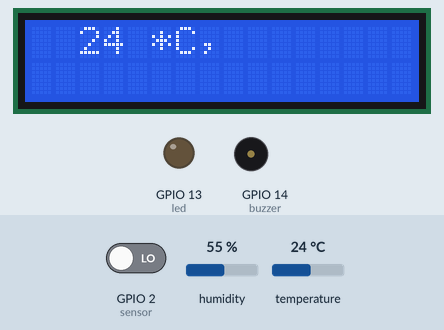
Recording of a sketch running on a simulated ESP32. Shown: 16×2 character LCD, output pins drawn as LEDs (lit = HIGH), buzzer (waves = sounding). The test bench sets the inputs (shaded band); at power-on: GPIO 2 (sensor) LOW, temperature 24 °C, humidity 55 %. What the sketch prints to the serial monitor is not drawn.

Above: at 2.6 s.
2.7 s: GPIO 2 (sensor) driven HIGH
At 7.2 s:
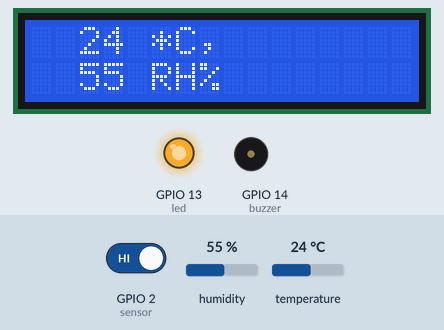
10.7 s: temperature set to 22 °C
At 14.9 s:
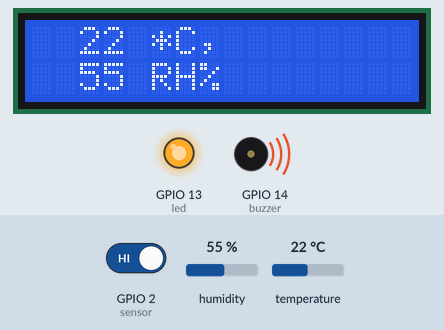
16.6 s: temperature set to 19 °C
At 23.7 s:
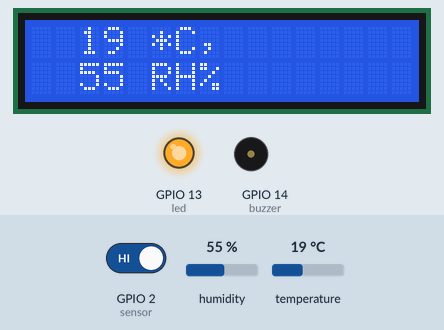
24.1 s: humidity set to 22 %
At 27.2 s:
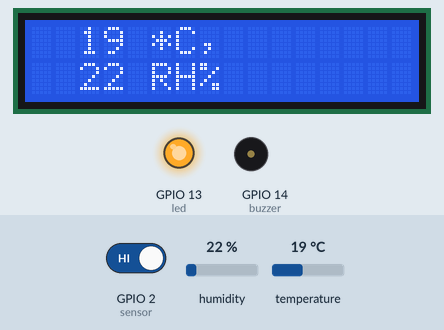
30.0 s: GPIO 2 (sensor) driven LOW
At 31.7 s:
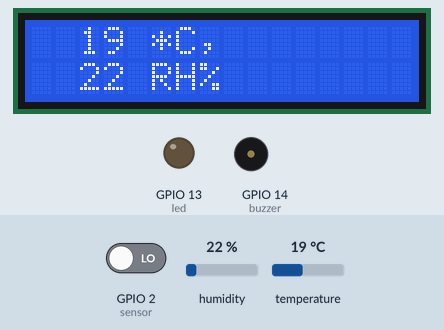
35.9 s: humidity set to 40 %
At 41.1 s:
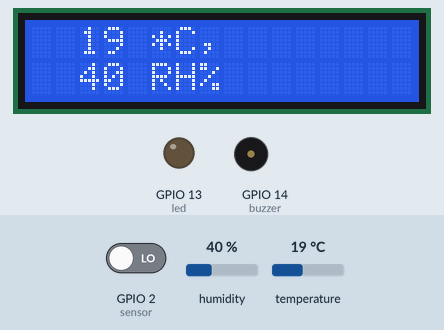
Timing chart, 0 to 42.6 s (numbered marks = the images above; inputs shaded):
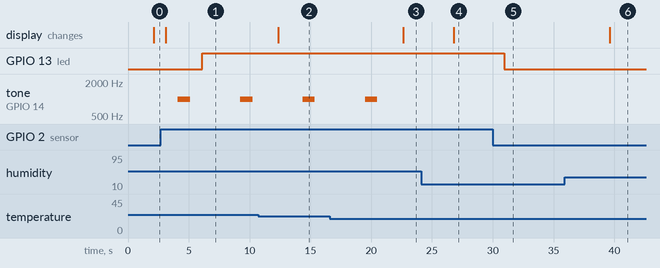

Measured:
- the behaviour switches between 21 and 20 °C on temperature (found by bisection; images 2 and 3)
- after the input at 2.7 s, GPIO 13 (led): LOW → HIGH after 3.4 s
- after the input at 10.7 s, the display: changes after 1.7 s (image 2)
- after the input at 16.6 s, the display: changes after 6.0 s (image 3)
- after the input at 24.1 s, the display: changes after 2.7 s (image 4)
- after the input at 30.0 s, GPIO 13 (led): HIGH → LOW after 0.93 s
- after the input at 35.9 s, the display: changes after 3.7 s (image 6)
- by itself, tone on GPIO 14 (buzzer): alternates 1000 Hz for 1.0 s and silent for 4.1 s

The sketch:

lcd_humidity_motion_buzzer.ino
```cpp
#include <LiquidCrystal_I2C.h>
#include <SimpleDHT.h>

// Initialize LCD
LiquidCrystal_I2C lcd(0x27, 16, 2);

// DHT11 sensor
int pinDHT11 = 26;
SimpleDHT11 dht11;

// PIR motion sensor and LED
int led = 13;                // GPIO 13 for LED
int sensor = 2;              // GPIO 2 for PIR sensor
int state = LOW;             // by default, no motion detected
int val = 0;                 // variable to store the sensor status (value)

// Buzzer
const int buzzer = 14;       // GPIO 14 for buzzer

void setup() {
  // LCD setup
  lcd.init();
  lcd.clear();
  lcd.backlight();      // Make sure backlight is on
  delay(1000);

  Serial.begin(9600);
  Serial.println("Simple DHT11 Test");

  // Initialize pins
  pinMode(led, OUTPUT);      // LED as an output
  pinMode(sensor, INPUT);    // PIR sensor as an input
  pinMode(buzzer, OUTPUT);   // Buzzer as an output
}

void loop() {
  byte temperature = 0;
  byte humidity = 0;
  int err = SimpleDHTErrSuccess;

  // Read temperature and humidity from DHT11
  if ((err = dht11.read(pinDHT11, &temperature, &humidity, NULL)) != SimpleDHTErrSuccess) {
    Serial.print("Read DHT11 failed, err=");
    Serial.println(err);
    delay(2000);
    return;
  }

  Serial.print("Sample OK: ");
  Serial.print((int)temperature);
  Serial.print(" *C, ");
  Serial.print((int)humidity);
  Serial.println(" RH%");
  delay(1000);

  // Display temperature and humidity on the LCD
  lcd.setCursor(2, 0);
  lcd.print(temperature);
  lcd.print(" *C, ");
  delay(1000);
  lcd.setCursor(2, 1);
  lcd.print(humidity);
  lcd.print(" RH%");
  delay(1000);

  // Buzzer sounds if temperature exceeds 20 degrees Celsius
  if (temperature > 20) {
    tone(buzzer, 1000);  // Send a 1KHz sound signal
    delay(1000);         // Sound duration
    noTone(buzzer);      // Stop the buzzer
    delay(1000);
  } else {
    noTone(buzzer);      // Ensure the buzzer is off if temperature is normal
  }

  // PIR motion sensor logic
  val = digitalRead(sensor);   // Read sensor value
  if (val == HIGH) {           // Check if the sensor is HIGH
    digitalWrite(led, HIGH);   // Turn LED ON
    delay(100);                // Delay 100 milliseconds

    if (state == LOW) {
      Serial.println("Motion detected!");
      state = HIGH;       // Update variable state to HIGH
    }
  } else {
    digitalWrite(led, LOW);    // Turn LED OFF
    delay(200);                // Delay 200 milliseconds

    if (state == HIGH) {
      Serial.println("Motion stopped!");
      state = LOW;        // Update variable state to LOW
    }
  }
}
```
